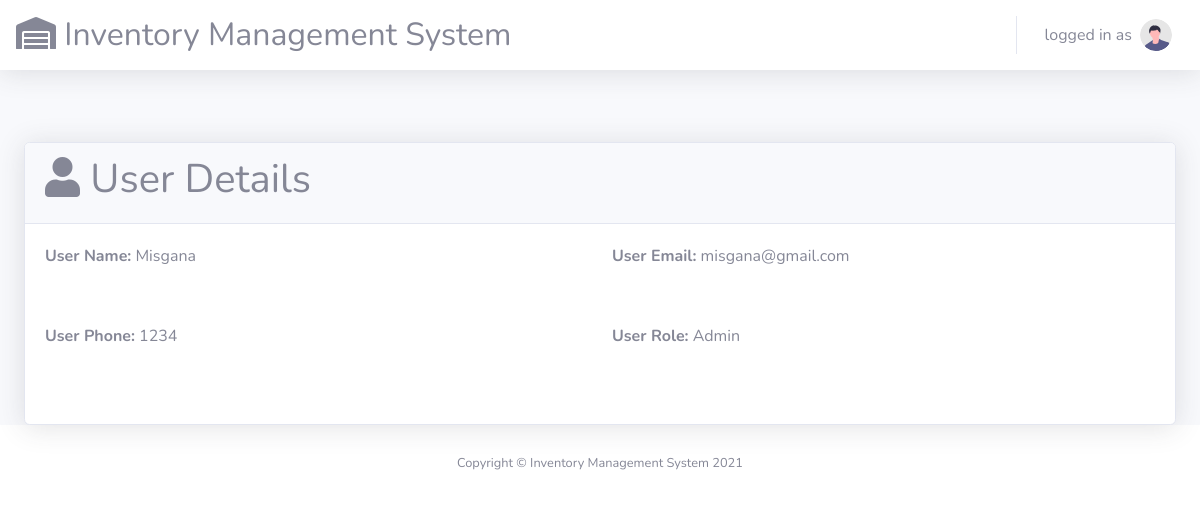
Screenshot of /view-user.php?id=1 with the database file from the repository.
### tables this page shows
CREATE TABLE `user` (
  `id` int(11) NOT NULL,
  `fullname` varchar(100) NOT NULL,
  `email` varchar(100) NOT NULL,
  `password` varchar(100) NOT NULL,
  `role` varchar(100) NOT NULL,
  `tel` int(100) NOT NULL,
  `status` varchar(100) NOT NULL
);

### view-user.php (the view, shortened to what this page needs)
<!DOCTYPE html>
<html lang="en">
<head>
    <?php
        include_once 'includes/head.php';
    ?>
</head>
<body id="page-top">
    <div id="wrapper">
        <?php
            include_once 'includes/sidebar.php';
        ?>
        <div id="content-wrapper" class="d-flex flex-column">
            <div id="content">
                <?php
                    include_once 'includes/nav.php';
                ?>
                <?php
                    @$id = $_GET['id'];
                    $records = mysqli_query($conn,"SELECT * FROM `user` WHERE `id` = '$id'") OR die(mysqli_error($conn));
                    while($record=mysqli_fetch_assoc($records)){
                        $fullname = $record['fullname'];
                        $email = $record['email'];
                        $role = $record['role'];
                        $tel = $record['tel'];
                    }
                ?>
                <div class="container-fluid">
                    <div class="card shadow mt-5">
                        <div class="card-header">
                            <h1><i class="fas fa-user"></i> User Details</h1>
                        </div>
                        <div class="card-body">
                        <form action="">
                                <div class="row">
                                    <div class="col">
                                        <label for=""><strong>User Name:</strong>  <?php echo $fullname; ?></label>
                                    </div>
                                    <div class="col mb-5">
                                        <label for=""><strong>User Email:</strong>  <?php echo $email; ?></label>
                                    </div>
                                </div>
                                <div class="row">
                                    <div class="col mb-5">
                                        <label for=""><strong>User Phone:</strong>  <?php echo $tel; ?></label>
                                    </div>
                                   <div class="col">
                                        <label for=""><strong>User Role:</strong>  <?php echo $role; ?></label>
                                    </div>
                                </div>
                            </form>
                        </div>
                    </div>
                </div>
            </div>
            <footer class="sticky-footer bg-white">
                <?php
                    include_once 'includes/footer.php';
                ?>
            </footer>
        </div>
    </div>
</body>
</html>

### rows the page displays
user: fullname "Misgana", email "misgana@gmail.com", tel "1234", role "Admin"
